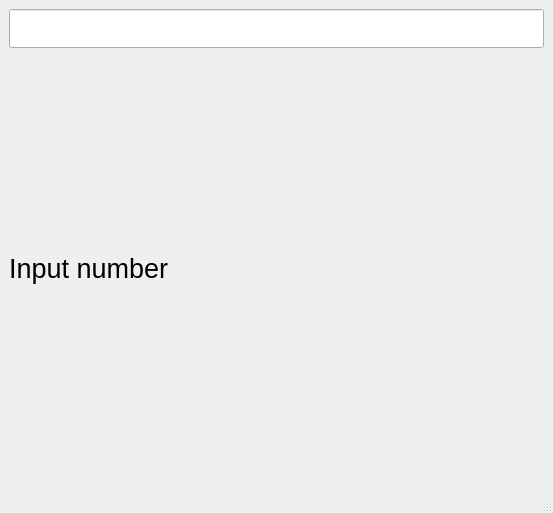
<?xml version="1.0" encoding="UTF-8"?>
<ui version="4.0">
 <class>MainWindow</class>
 <widget class="QMainWindow" name="MainWindow">
  <property name="geometry">
   <rect>
    <x>0</x>
    <y>0</y>
    <width>553</width>
    <height>513</height>
   </rect>
  </property>
  <property name="windowTitle">
   <string>MainWindow</string>
  </property>
  <widget class="QWidget" name="centralwidget">
   <layout class="QGridLayout" name="gridLayout">
    <item row="0" column="0">
     <layout class="QVBoxLayout" name="verticalLayout">
      <item>
       <widget class="QLineEdit" name="lineEdit">
        <property name="sizePolicy">
         <sizepolicy hsizetype="Expanding" vsizetype="Fixed">
          <horstretch>0</horstretch>
          <verstretch>0</verstretch>
         </sizepolicy>
        </property>
        <property name="baseSize">
         <size>
          <width>0</width>
          <height>0</height>
         </size>
        </property>
        <property name="font">
         <font>
          <family>Arial</family>
          <pointsize>20</pointsize>
         </font>
        </property>
       </widget>
      </item>
      <item>
       <widget class="QLabel" name="label">
        <property name="sizePolicy">
         <sizepolicy hsizetype="Expanding" vsizetype="Expanding">
          <horstretch>0</horstretch>
          <verstretch>0</verstretch>
         </sizepolicy>
        </property>
        <property name="font">
         <font>
          <family>Arial</family>
          <pointsize>20</pointsize>
         </font>
        </property>
        <property name="text">
         <string>Input number</string>
        </property>
       </widget>
      </item>
     </layout>
    </item>
   </layout>
  </widget>
  <widget class="QMenuBar" name="menubar">
   <property name="geometry">
    <rect>
     <x>0</x>
     <y>0</y>
     <width>553</width>
     <height>26</height>
    </rect>
   </property>
  </widget>
  <widget class="QStatusBar" name="statusbar"/>
 </widget>
 <resources/>
 <connections/>
</ui>
